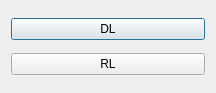
<?xml version="1.0" encoding="UTF-8"?>
<ui version="4.0">
 <class>StartupDialog</class>
 <widget class="QDialog" name="StartupDialog">
  <property name="geometry">
   <rect>
    <x>0</x>
    <y>0</y>
    <width>216</width>
    <height>93</height>
   </rect>
  </property>
  <property name="sizePolicy">
   <sizepolicy hsizetype="Fixed" vsizetype="Fixed">
    <horstretch>0</horstretch>
    <verstretch>0</verstretch>
   </sizepolicy>
  </property>
  <property name="windowTitle">
   <string>StartupDialog</string>
  </property>
  <layout class="QVBoxLayout" name="verticalLayout">
   <item>
    <widget class="QPushButton" name="pushButton_DeepLearning">
     <property name="text">
      <string>DL</string>
     </property>
    </widget>
   </item>
   <item>
    <widget class="QPushButton" name="pushButton_ReinforcementLearning">
     <property name="text">
      <string>RL</string>
     </property>
    </widget>
   </item>
  </layout>
 </widget>
 <resources/>
 <connections/>
</ui>
